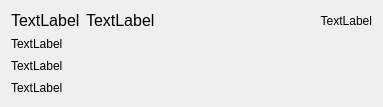
<?xml version="1.0" encoding="UTF-8"?>
<ui version="4.0">
 <class>Form</class>
 <widget class="QWidget" name="Form">
  <property name="geometry">
   <rect>
    <x>0</x>
    <y>0</y>
    <width>383</width>
    <height>107</height>
   </rect>
  </property>
  <property name="sizePolicy">
   <sizepolicy hsizetype="Expanding" vsizetype="Minimum">
    <horstretch>0</horstretch>
    <verstretch>0</verstretch>
   </sizepolicy>
  </property>
  <property name="windowTitle">
   <string>Form</string>
  </property>
  <layout class="QVBoxLayout" name="verticalLayout">
   <item>
    <layout class="QHBoxLayout" name="horizontalLayout">
     <item>
      <widget class="QLabel" name="labelType">
       <property name="sizePolicy">
        <sizepolicy hsizetype="Minimum" vsizetype="Preferred">
         <horstretch>0</horstretch>
         <verstretch>0</verstretch>
        </sizepolicy>
       </property>
       <property name="font">
        <font>
         <pointsize>12</pointsize>
        </font>
       </property>
       <property name="text">
        <string>TextLabel</string>
       </property>
      </widget>
     </item>
     <item>
      <widget class="QLabel" name="labelName_2">
       <property name="sizePolicy">
        <sizepolicy hsizetype="MinimumExpanding" vsizetype="Preferred">
         <horstretch>0</horstretch>
         <verstretch>0</verstretch>
        </sizepolicy>
       </property>
       <property name="font">
        <font>
         <pointsize>12</pointsize>
        </font>
       </property>
       <property name="text">
        <string>TextLabel</string>
       </property>
      </widget>
     </item>
     <item>
      <widget class="QLabel" name="labelDiscount">
       <property name="sizePolicy">
        <sizepolicy hsizetype="Minimum" vsizetype="Preferred">
         <horstretch>0</horstretch>
         <verstretch>0</verstretch>
        </sizepolicy>
       </property>
       <property name="text">
        <string>TextLabel</string>
       </property>
       <property name="alignment">
        <set>Qt::AlignRight|Qt::AlignTrailing|Qt::AlignVCenter</set>
       </property>
      </widget>
     </item>
    </layout>
   </item>
   <item>
    <widget class="QLabel" name="labelDirector">
     <property name="text">
      <string>TextLabel</string>
     </property>
    </widget>
   </item>
   <item>
    <widget class="QLabel" name="labelPhone">
     <property name="text">
      <string>TextLabel</string>
     </property>
    </widget>
   </item>
   <item>
    <widget class="QLabel" name="labelRating">
     <property name="text">
      <string>TextLabel</string>
     </property>
    </widget>
   </item>
  </layout>
 </widget>
 <resources/>
 <connections/>
</ui>
